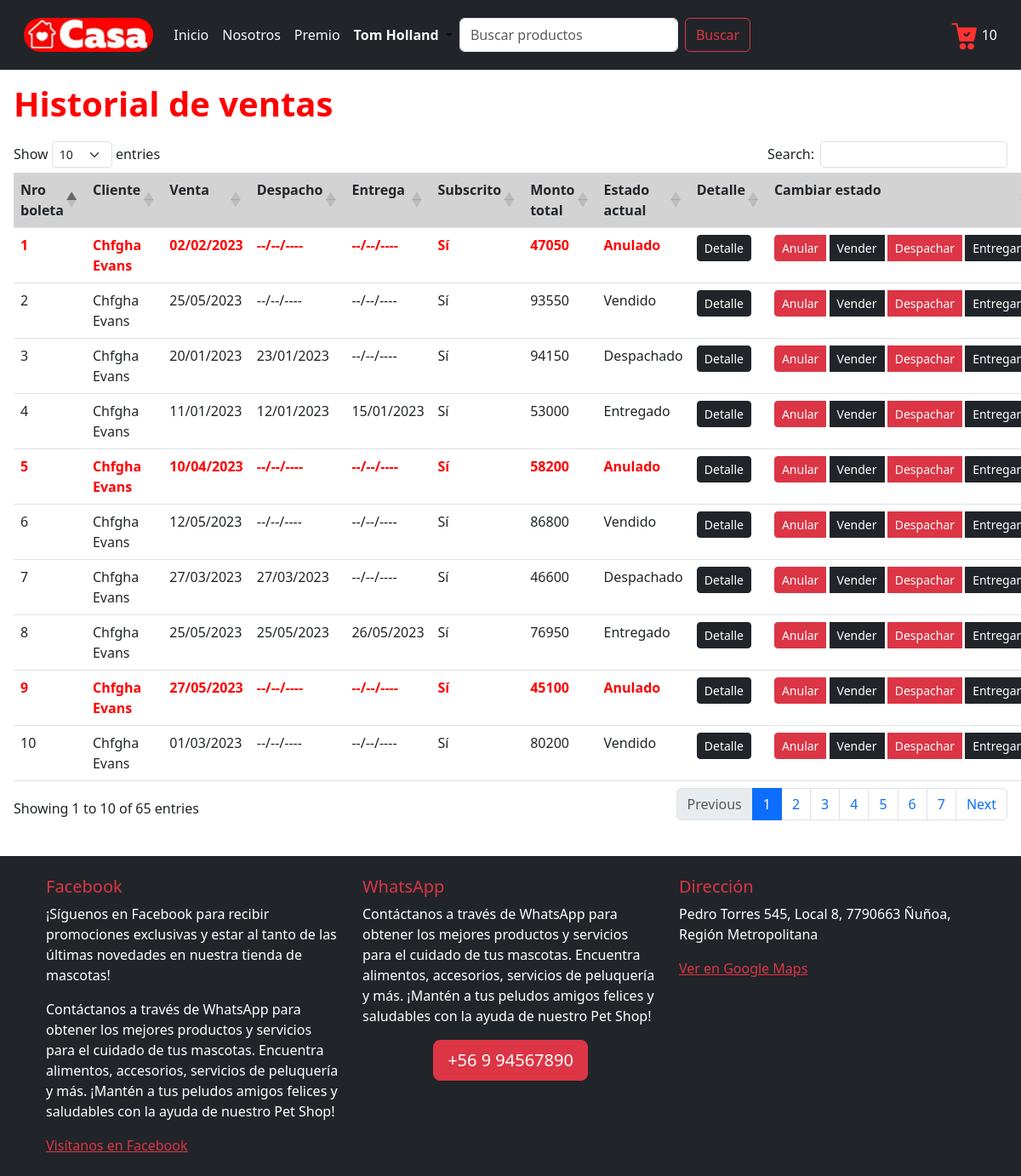
Page /ventas (signed in) on the committed database.
### core/models.py (models this page shows, shortened)
class Boleta(models.Model):
    ESTADO_CHOICES = [
        ('Anulado', 'Anulado'),
        ('Vendido', 'Vendido'),
        ('Despachado', 'Despachado'),
        ('Entregado', 'Entregado'),
    ]
    nro_boleta = models.IntegerField(primary_key=True, blank=False, null=False, verbose_name='Nro boleta')
    cliente = models.ForeignKey(Perfil, on_delete=models.DO_NOTHING)
    monto_sin_iva = models.IntegerField(blank=False, null=False, verbose_name='Monto sin IVA')
    iva = models.IntegerField(blank=False, null=False, verbose_name='IVA')
    total_a_pagar = models.IntegerField(blank=False, null=False, verbose_name='Total a pagar')
    fecha_venta = models.DateField(blank=False, null=False, verbose_name='Fecha de venta')
    fecha_despacho = models.DateField(blank=True, null=True, verbose_name='Fecha de despacho')
    fecha_entrega = models.DateField(blank=True, null=True, verbose_name='Fecha de entrega')
    estado = models.CharField(choices=ESTADO_CHOICES, max_length=50, blank=False, null=False, verbose_name='Estado')
    class Meta:
        db_table = 'Boleta'
        verbose_name = "Boleta"
        verbose_name_plural = "Boletas"

### core/views.py (the view)
# urls.py: path('ventas', ventas, name='ventas'),
def ventas(request):
    boletas = Boleta.objects.all()
    historial =[]
    for boleta in boletas:
        boleta_historial = {
            'nro_boleta': boleta.nro_boleta,
            'nom_cliente': f'{boleta.cliente.usuario.first_name} {boleta.cliente.usuario.last_name}',
            'fecha_venta': boleta.fecha_venta,
            'fecha_despacho': boleta.fecha_despacho,
            'fecha_entrega': boleta.fecha_entrega,
            'subscrito': 'Sí' if boleta.cliente.subscrito else 'No',
            'total_a_pagar': boleta.total_a_pagar,
            'estado': boleta.estado,
        }
        historial.append(boleta_historial)
    return render(request, 'core/ventas.html', {
        'historial': historial
    })

### core/context_processors.py (called while the page is built)
def registrar_carrito(request):
    mostrar_carrito = False
    cantidad_productos = 0
    if request.user.is_authenticated:
        if request.user.perfil.tipo_usuario == 'Cliente':
            cantidad_productos = Carrito.objects.filter(cliente=request.user.perfil).count()
            mostrar_carrito = cantidad_productos > 0
    return {
        'mostrar_carrito': mostrar_carrito,
        'cantidad_productos': cantidad_productos,
    }

def carrito_variables(request):
    if request.user.is_authenticated and hasattr(request.user, 'perfil') and request.user.perfil.tipo_usuario == 'Cliente':
        detalle_carrito = Carrito.objects.filter(cliente=request.user.perfil)
        total_a_pagar = 0
        for item in detalle_carrito:
            total_a_pagar += item.precio_a_pagar
        monto_sin_iva = int(round(total_a_pagar / 1.19))
        iva = total_a_pagar - monto_sin_iva
        return {
            'detalle_carrito': detalle_carrito,
            'monto_sin_iva': monto_sin_iva,
            'iva': iva,
            'total_a_pagar': total_a_pagar,
        }
    return {}

### core/templatetags/custom_filters.py (called while the page is built)
@register.filter
def formatear_dinero(value):
    value = round(value)
    value = f'${value:,}'
    value = value.replace(',', '.')
    return value

@register.filter
def formatear_porcentaje(value):
    return f'{value}%'

@register.filter
def formatear_fecha(value):
    if value == None:
        value = '--/--/----'
    else:
        value = value.strftime("%d/%m/%Y")
    return f'{value}'

### core/templates/core/ventas.html
{% extends 'core/base.html' %}
{% load static %}
{% load custom_filters %}
{% block content %}
    <h1>Historial de ventas</h1>
    <table id="tabla-principal" class="table table-hover">
        <thead>
            <tr>
                <th> Nro boleta </th>
                <th> Cliente </th>
                <th> Venta </th>
                <th> Despacho </th>
                <th> Entrega </th>
                <th> Subscrito </th>
                <th> Monto total </th>
                <th> Estado actual </th>
                <th> Detalle </th>
                <th> Cambiar estado </th>
            </tr>
        </thead>
        <tbody>
            {% for boleta in historial %}
                {% if boleta.estado == 'Anulado' %}
                    <tr class="letra-boleta-anulada">
                {% else %}
                    <tr>
                {% endif %}
                    <td> {{ boleta.nro_boleta }} </td>
                    <td> {{ boleta.nom_cliente }} </td>
                    <td> {{ boleta.fecha_venta|formatear_fecha }} </td>
                    <td> {{ boleta.fecha_despacho|formatear_fecha }} </td>
                    <td> {{ boleta.fecha_entrega|formatear_fecha }} </td>
                    <td> {{ boleta.subscrito }} </td>
                    <td> {{ boleta.total_a_pagar }} </td>
                    <td> {{ boleta.estado }} </td>
                    <td>
                        <a href="{% url 'boleta' boleta.nro_boleta %}" class="btn btn-sm btn-dark">Detalle</a>
                    </td>
                    <td>
                        <span>
                            <div class="btn-group">
                                <a href="{% url 'cambiar_estado_boleta' boleta.nro_boleta 'Anulado' %}" class="btn btn-sm btn-danger">Anular</a>&nbsp
                                <a href="{% url 'cambiar_estado_boleta' boleta.nro_boleta 'Vendido' %}" class="btn btn-sm btn-dark">Vender</a>&nbsp
                                <a href="{% url 'cambiar_estado_boleta' boleta.nro_boleta 'Despachado' %}" class="btn btn-sm btn-danger">Despachar</a>&nbsp
                                <a href="{% url 'cambiar_estado_boleta' boleta.nro_boleta 'Entregado' %}" class="btn btn-sm btn-dark">Entregar</a>&nbsp
                            </div>
                        </span>
                    </td>
                </tr>
            {% endfor %}
        </tbody>
    </table>
{% endblock content %}

### core/templates/core/base.html (shortened to what this page needs)
{% load static %}
{% load custom_filters %}
<!DOCTYPE html>
<html lang="es">
<head>
    <link rel="stylesheet" href="{% static 'core/css/style-carrito.css' %}" />
    <link rel="stylesheet" href="{% static 'core/css/base.css' %}">
    <link href="https://cdn.jsdelivr.net/npm/bootstrap@5.3.0/dist/css/bootstrap.min.css" rel="stylesheet">
    <link href="https://cdn.datatables.net/1.13.4/css/dataTables.bootstrap5.min.css" rel="stylesheet">
    <link href="{% static 'core/css/base.css'%}" rel="stylesheet">
</head>
<body>
    {% block navbar %}
      <nav class="navbar navbar-expand-lg text-bg-dark p-3">
        <div class="container-fluid">
          <a class="navbar-brand" href="{% url 'index' %}">
            <img class="rounded-pill" src="{% static 'core/images/logo.jpg' %}" style="height: 40px;;" alt="logo">
          </a>
          <div class="collapse navbar-collapse" id="navbarSupportedContent">
            <ul class="navbar-nav me-auto mb-2 mb-lg-0">
              <li class="nav-item">
                <a class="nav-link active text-light" aria-current="page" href="{% url 'index' %}">Inicio</a>
              </li>
              <li class="nav-item">
                <a class="nav-link text-light text-light" aria-current="page" href="{% url 'nosotros' %}"> Nosotros </a>
              </li>
              {% if user.is_authenticated %}
              <li class="nav-item">
                <a class="nav-link text-light text-light" aria-current="page" href="{% url 'api' %}"> Premio </a>
              </li>
                <li class="nav-item dropdown">
                  <a class="nav-link dropdown-toggle" href="#" role="button" data-bs-toggle="dropdown"
                      aria-expanded="false" href="{% url 'ingresar' %}">
                    {% if user.is_superuser %}
                      <span class="text-danger fw-bold">
                    {% elif user.is_staff %}
                      <span class="text-warning fw-bold">
                    {% else %}
                      <span class="text-light fw-bold">
                    {% endif %}
                      {{ user.first_name }} {{ user.last_name }}
                    </span>
                  </a>
                </li>
              {% endif %}
              <form method="post" action="{% url 'index' %}" class="d-flex" role="search">
                <input class="form-control me-2" type="search" placeholder="Buscar productos"
                    aria-label="Search" id="buscar" id="buscar" name="buscar">
                <button class="btn btn-outline-danger" type="submit"> Buscar </button>
              </form>
            </ul>
            <div>
            <div>
              {% if mostrar_carrito %}
                  <div class="carrito-wrapper d-flex float-end mt-1">
                    <div id="carritoNav">
                    <img src="{% static 'core/images/carritos.png' %}" width="32px">
                    {{ cantidad_productos }}
                  </div>
                </div>
              {% endif %}
            </div>
            </div>
          </div>
        </div>
      </nav>
    {% endblock navbar %}
    <div class="content m-3">
        {% block content %}
        {% endblock content %}
    </div>
    <br>
    <footer>
        <footer class="bg-dark text-white text-center text-lg-start">
          <div class="container p-4">
            <div class="row">
              <div class="col-lg-4 col-md-6 mb-4 mb-md-0">
                <h5 class="text-danger">Facebook</h5>
                <p>¡Síguenos en Facebook para recibir promociones exclusivas y estar al tanto de las últimas novedades en nuestra tienda de mascotas! </p>
                <p>Contáctanos a través de WhatsApp para obtener los mejores productos y servicios para el cuidado de tus mascotas. Encuentra alimentos, accesorios, servicios de peluquería y más. ¡Mantén a tus peludos amigos felices y saludables con la ayuda de nuestro Pet Shop!</p>
                <a href="https://www.facebook.com/TuTiendaDeMascotas" target="_blank" rel="noopener noreferrer" class="text-danger">Visítanos en Facebook</a>
              </div>
              <div class="col-lg-4 col-md-6 mb-4 mb-md-0">
                <h5 class="text-danger">WhatsApp</h5>
                <p class="font-size-lg">Contáctanos a través de WhatsApp para obtener los mejores productos y servicios para el cuidado de tus mascotas. Encuentra alimentos, accesorios, servicios de peluquería y más. ¡Mantén a tus peludos amigos felices y saludables con la ayuda de nuestro Pet Shop!</p>
                <div class="d-flex justify-content-center">
                  <a href="https://web.whatsapp.com/" class="btn btn-danger btn-lg font-weight-bold" target="_blank">+56 9 94567890</a>
                </div>
              </div>
              <div class="col-lg-4 col-md-12 mb-4 mb-md-0">
                <h5 class="text-danger">Dirección</h5>
                <p>Pedro Torres 545, Local 8, 7790663 Ñuñoa, Región Metropolitana</p>
                <a href="https://www.google.com/maps?q=Pedro+Torres+545,+Local+8,+7790663+Ñuñoa,+Región+Metropolitana" target="_blank" rel="noopener noreferrer" class="text-danger">Ver en Google Maps</a>
              </div>
            </div>
          </div>
        </footer>
    </footer>
</body>
</html>

### core/static/core/css/style-carrito.css (style rules this page uses)
.carrito-wrapper { position: relative; }
#carritoNav { cursor: pointer; }

### core/static/core/css/base.css (style rules this page uses)
h1 { color: red !important; font-weight: bolder; margin-bottom: 20px; }
th { vertical-align: top; background-color: lightgray !important; }
.table-hover .letra-boleta-anulada td { color: red !important; font-weight: bold !important; }

### rows in the picture
Boleta: fecha_venta "02/02/2023", estado "Anulado"
Boleta: fecha_venta "25/05/2023", estado "Vendido"
Boleta: fecha_venta "20/01/2023", fecha_despacho "23/01/2023", estado "Despachado"
Boleta: fecha_venta "11/01/2023", fecha_despacho "12/01/2023", fecha_entrega "15/01/2023", estado "Entregado"
Boleta: fecha_venta "10/04/2023", estado "Anulado"
Boleta: fecha_venta "12/05/2023", estado "Vendido"
Boleta: fecha_venta "27/03/2023", fecha_despacho "27/03/2023", estado "Despachado"
Boleta: fecha_venta "25/05/2023", fecha_despacho "25/05/2023", fecha_entrega "26/05/2023", estado "Entregado"
Boleta: fecha_venta "27/05/2023", estado "Anulado"
Boleta: fecha_venta "01/03/2023", estado "Vendido"

### other values in the picture
{{ user.first_name }} "Tom"
{{ user.last_name }} "Holland"
{{ cantidad_productos }} "10"
{{ boleta.nro_boleta }} "1" "2" "3" "4" "5" "6" "7" "8" "9" "10"
{{ boleta.nom_cliente }} "Chfgha Evans" "Chfgha Evans" "Chfgha Evans" "Chfgha Evans" "Chfgha Evans" "Chfgha Evans" "Chfgha Evans" "Chfgha Evans" "Chfgha Evans" "Chfgha Evans"
{{ boleta.fecha_despacho|formatear_fecha }} "--/--/----" "--/--/----" "--/--/----" "--/--/----" "--/--/----" "--/--/----"
{{ boleta.fecha_entrega|formatear_fecha }} "--/--/----" "--/--/----" "--/--/----" "--/--/----" "--/--/----" "--/--/----" "--/--/----" "--/--/----"
{{ boleta.subscrito }} "Sí" "Sí" "Sí" "Sí" "Sí" "Sí" "Sí" "Sí" "Sí" "Sí"
{{ boleta.total_a_pagar }} "47050" "93550" "94150" "53000" "58200" "86800" "46600" "76950" "45100" "80200"
